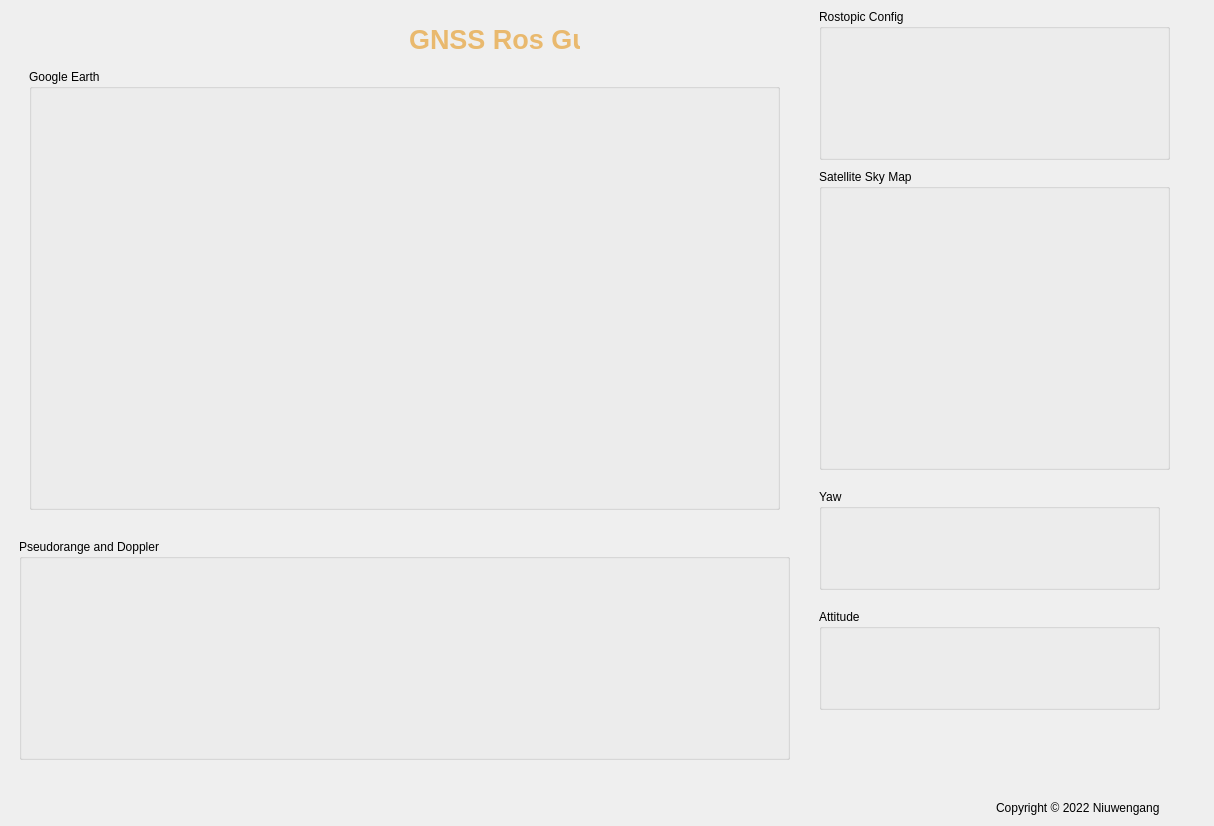
<?xml version="1.0" encoding="UTF-8"?>
<ui version="4.0">
 <class>MainWindowDesign</class>
 <widget class="QMainWindow" name="MainWindowDesign">
  <property name="geometry">
   <rect>
    <x>0</x>
    <y>0</y>
    <width>1214</width>
    <height>826</height>
   </rect>
  </property>
  <property name="windowTitle">
   <string>QRosApp</string>
  </property>
  <property name="windowIcon">
   <iconset resource="../resources/images.qrc">
    <normaloff>:/images/icon.png</normaloff>:/images/icon.png</iconset>
  </property>
  <property name="locale">
   <locale language="English" country="Australia"/>
  </property>
  <widget class="QWidget" name="centralwidget">
   <layout class="QHBoxLayout">
    <item>
     <widget class="QWidget" name="widget" native="true">
      <widget class="QLabel" name="software_name">
       <property name="geometry">
        <rect>
         <x>400</x>
         <y>10</y>
         <width>171</width>
         <height>41</height>
        </rect>
       </property>
       <property name="text">
        <string>&lt;html&gt;&lt;head/&gt;&lt;body&gt;&lt;p&gt;&lt;span style=&quot; font-size:20pt; font-weight:600; color:#e9b96e;&quot;&gt;GNSS Ros Gui&lt;/span&gt;&lt;/p&gt;&lt;/body&gt;&lt;/html&gt;</string>
       </property>
      </widget>
      <widget class="QLabel" name="copyright_signature">
       <property name="geometry">
        <rect>
         <x>987</x>
         <y>789</y>
         <width>211</width>
         <height>20</height>
        </rect>
       </property>
       <property name="text">
        <string>Copyright © 2022 Niuwengang</string>
       </property>
      </widget>
      <widget class="QGroupBox" name="google_earth">
       <property name="geometry">
        <rect>
         <x>20</x>
         <y>60</y>
         <width>751</width>
         <height>441</height>
        </rect>
       </property>
       <property name="title">
        <string>Google Earth</string>
       </property>
      </widget>
      <widget class="QGroupBox" name="sky_map">
       <property name="geometry">
        <rect>
         <x>810</x>
         <y>160</y>
         <width>351</width>
         <height>301</height>
        </rect>
       </property>
       <property name="title">
        <string>Satellite Sky Map</string>
       </property>
      </widget>
      <widget class="QGroupBox" name="pd">
       <property name="geometry">
        <rect>
         <x>10</x>
         <y>530</y>
         <width>771</width>
         <height>221</height>
        </rect>
       </property>
       <property name="title">
        <string>Pseudorange and Doppler</string>
       </property>
      </widget>
      <widget class="QGroupBox" name="yaw">
       <property name="geometry">
        <rect>
         <x>810</x>
         <y>480</y>
         <width>341</width>
         <height>101</height>
        </rect>
       </property>
       <property name="title">
        <string>Yaw</string>
       </property>
      </widget>
      <widget class="QGroupBox" name="attitude_line">
       <property name="geometry">
        <rect>
         <x>810</x>
         <y>600</y>
         <width>341</width>
         <height>101</height>
        </rect>
       </property>
       <property name="title">
        <string>Attitude</string>
       </property>
      </widget>
      <widget class="QGroupBox" name="rostopic_config">
       <property name="geometry">
        <rect>
         <x>810</x>
         <y>0</y>
         <width>351</width>
         <height>151</height>
        </rect>
       </property>
       <property name="title">
        <string>Rostopic Config</string>
       </property>
      </widget>
     </widget>
    </item>
   </layout>
  </widget>
  <action name="action_Quit">
   <property name="text">
    <string>&amp;Quit</string>
   </property>
   <property name="shortcut">
    <string>Ctrl+Q</string>
   </property>
   <property name="shortcutContext">
    <enum>Qt::ApplicationShortcut</enum>
   </property>
  </action>
  <action name="action_Preferences">
   <property name="text">
    <string>&amp;Preferences</string>
   </property>
  </action>
  <action name="actionAbout">
   <property name="text">
    <string>&amp;About</string>
   </property>
  </action>
  <action name="actionAbout_Qt">
   <property name="text">
    <string>About &amp;Qt</string>
   </property>
  </action>
 </widget>
 <resources>
  <include location="../resources/images.qrc"/>
 </resources>
 <connections>
  <connection>
   <sender>action_Quit</sender>
   <signal>triggered()</signal>
   <receiver>MainWindowDesign</receiver>
   <slot>close()</slot>
   <hints>
    <hint type="sourcelabel">
     <x>-1</x>
     <y>-1</y>
    </hint>
    <hint type="destinationlabel">
     <x>399</x>
     <y>299</y>
    </hint>
   </hints>
  </connection>
 </connections>
</ui>
